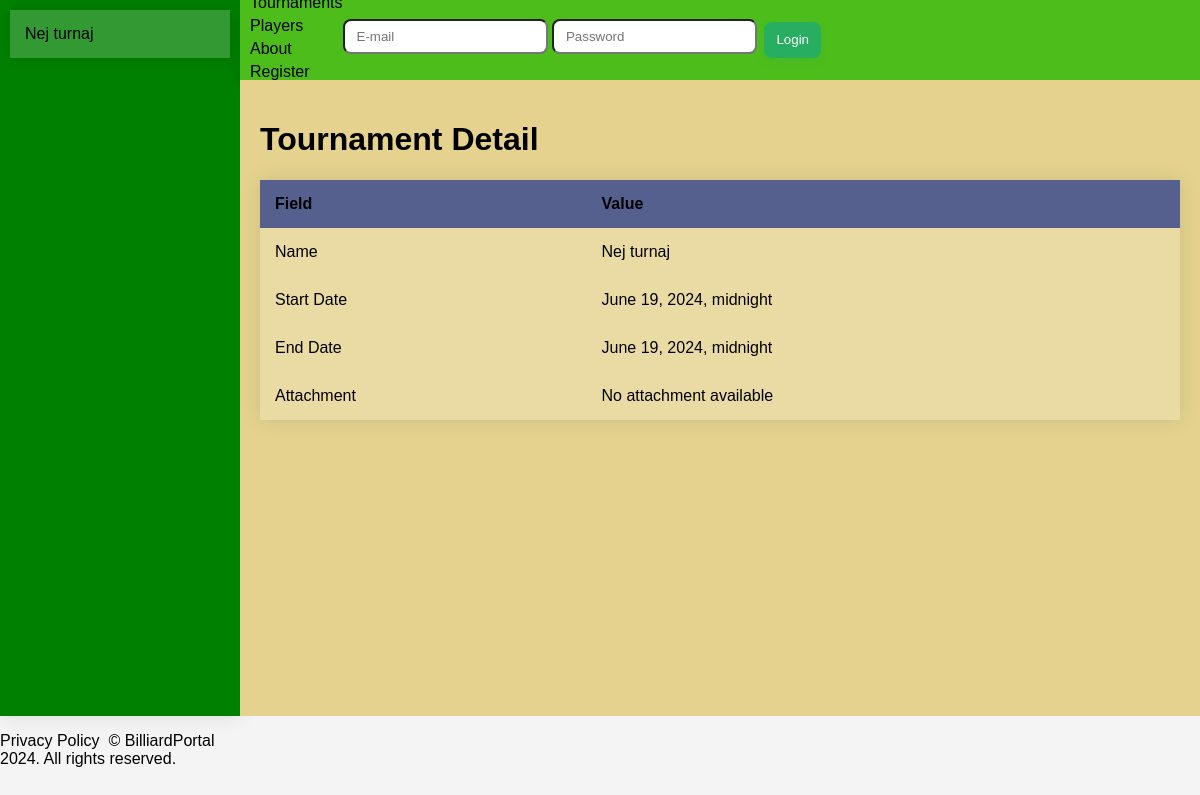
The page /tournament/1/ on the database as committed earlier.
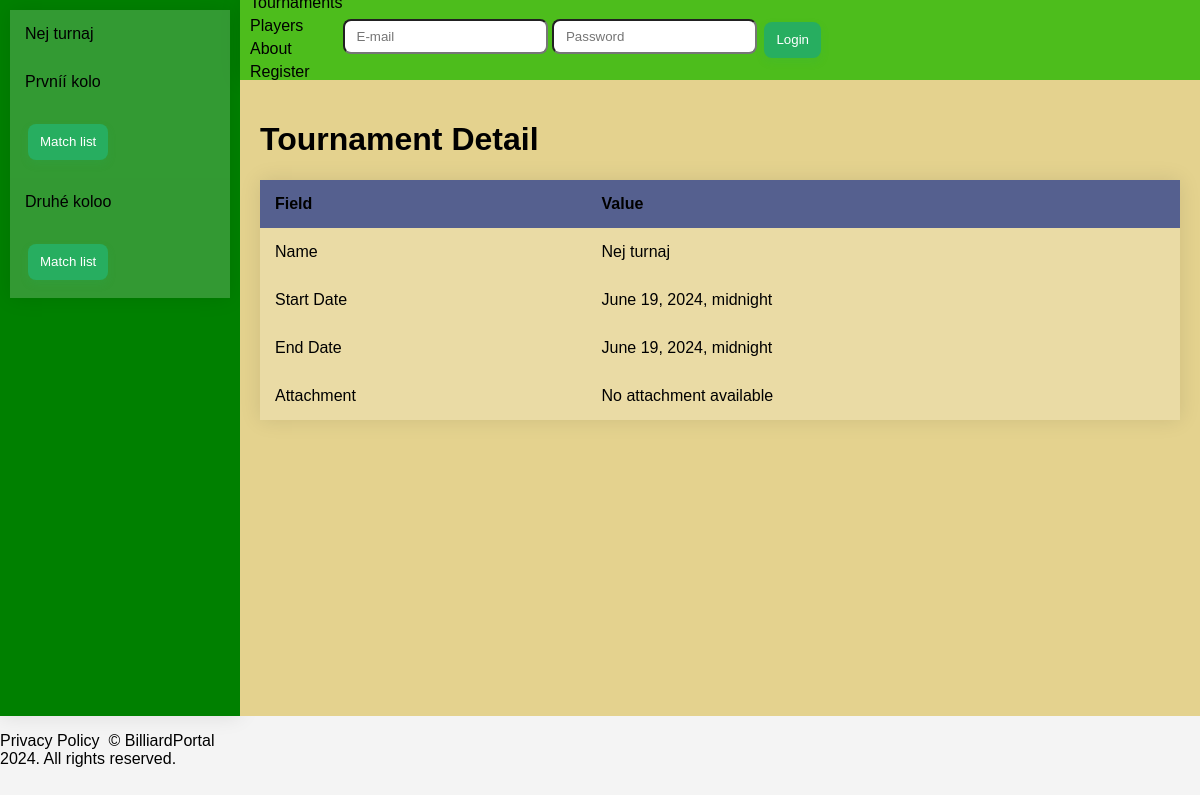
The same page on the database as committed later.
### tournaments/models.py (models this page shows, shortened)
class Round(models.Model):
    name = models.CharField(max_length=255)
    attachment = models.FileField(upload_to='attachments/', blank=True, null=True)
    tournament = models.ForeignKey(Tournament, related_name='rounds', on_delete=models.CASCADE)

### tournaments/views.py (the view)
# urls.py: path('<int:tournament_pk>/', TournamentDetailView.as_view(template_name="./tournament/tournament_detail.html"), name='tournament_detail'),
class TournamentDetailView(ContextMixin, DetailView):
    model = Tournament
    context_object_name = 'tournament'
    def get_object(self):
        return Tournament.objects.get(pk=self.kwargs['tournament_pk'])

### templates/tournament/tournament_detail.html (shortened to what this page needs)
{% extends "base.html" %}
{% block main_space %}
<h1>Tournament Detail</h1>
    <table>
        <thead>
            <tr>
                <th class="l">Field</th>
                <th class="r">Value</th>
            </tr>
        </thead>
        <tbody>
            <tr>
                <td class="l">Name</td>
                <td class="r">{{ tournament.name }}</td>
            </tr>
            <tr>
                <td class="l">Start Date</td>
                <td class="r">{{ tournament.start_date }}</td>
            </tr>
            <tr>
                <td class="l">End Date</td>
                <td class="r">{{ tournament.end_date }}</td>
            </tr>
            <tr>
                <td class="l">Attachment</td>
                <td class="r">
                    {% if tournament.attachment %}
                        <a href="{{ tournament.attachment.url }}">{{ tournament.attachment.name }}</a>
                    {% else %}
                        No attachment available
                    {% endif %}
                </td>
            </tr>
        </tbody>
    </table>
{% endblock main_space %}

### templates/sidebar.html (shortened to what this page needs)
{% if 'update' in request.path %}
    {% url 'tournament_update' tournament.id as tournament_url %}
{% else %}
    {% url 'tournament_detail' tournament.id as tournament_url %}
{% endif %}
<nav>
    {% if tournament %}
    <table>
        <tbody>
            <tr>
                <td colspan="2"><a href="{{ tournament_url }}">{{ tournament.name }}</a></td>
            </tr>
            {% for round_item in rounds %}
                {% if 'update' in request.path %}
                    {% url 'roundmatch_update' tournament.id round_item.id as round_url %}
                {% else %}
                    {% url 'round_detail' tournament.id round_item.id as round_url %}
                {% endif %}
                <tr>
                    <td colspan="2"><a href="{{ round_url }}">{{ round_item.name }}</a></td>
                </tr>
                <tr>
                    <td><a href="{% url 'match_list' tournament.id round_item.id %}"><button class="button-68" type="button">Match list</button></a></td>
                </tr>
            {% endfor %}
        </tbody>
    </table>
    {% endif %}
</nav>

Rows that differ between the two databases and show on the page:
added Round: name "Prvníí kolo"
added Round: name "Druhé koloo"
